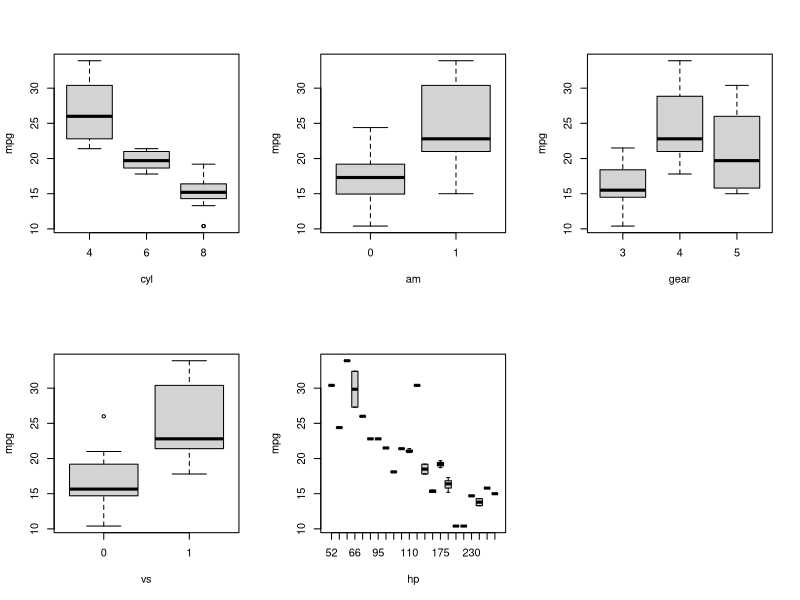

Generate this figure with R:
## ---- chunk 1
knitr::opts_chunk$set(echo = FALSE)
## ---- chunk 2
summary(mtcars)
## ---- chunk 3
par(mfrow=c(2,3))
boxplot(mpg ~ cyl, data = mtcars, outline = TRUE)
boxplot(mpg ~ am, data = mtcars, outline = TRUE)
boxplot(mpg ~ gear, data = mtcars, outline = TRUE)
boxplot(mpg ~ vs, data = mtcars, outline = TRUE)
boxplot(mpg ~ hp, data = mtcars, outline = TRUE)
